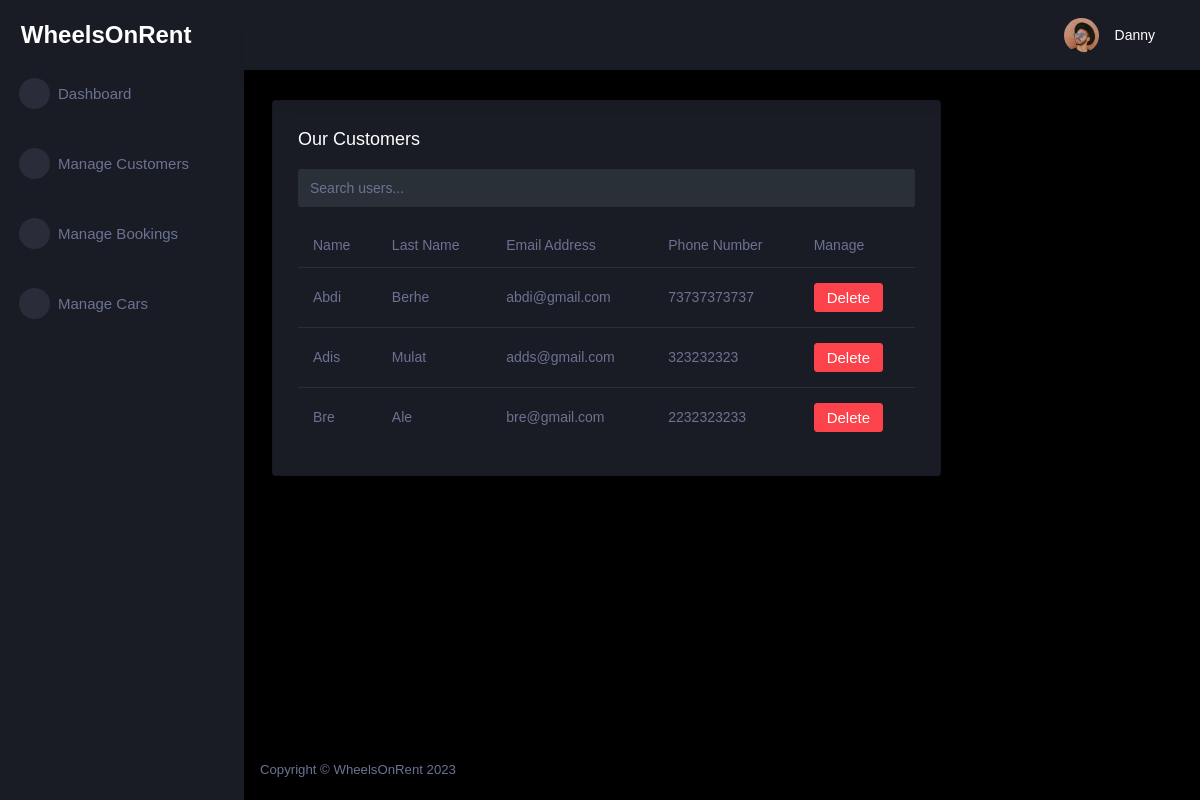
The page /customer/ (signed in) on the database as committed earlier.
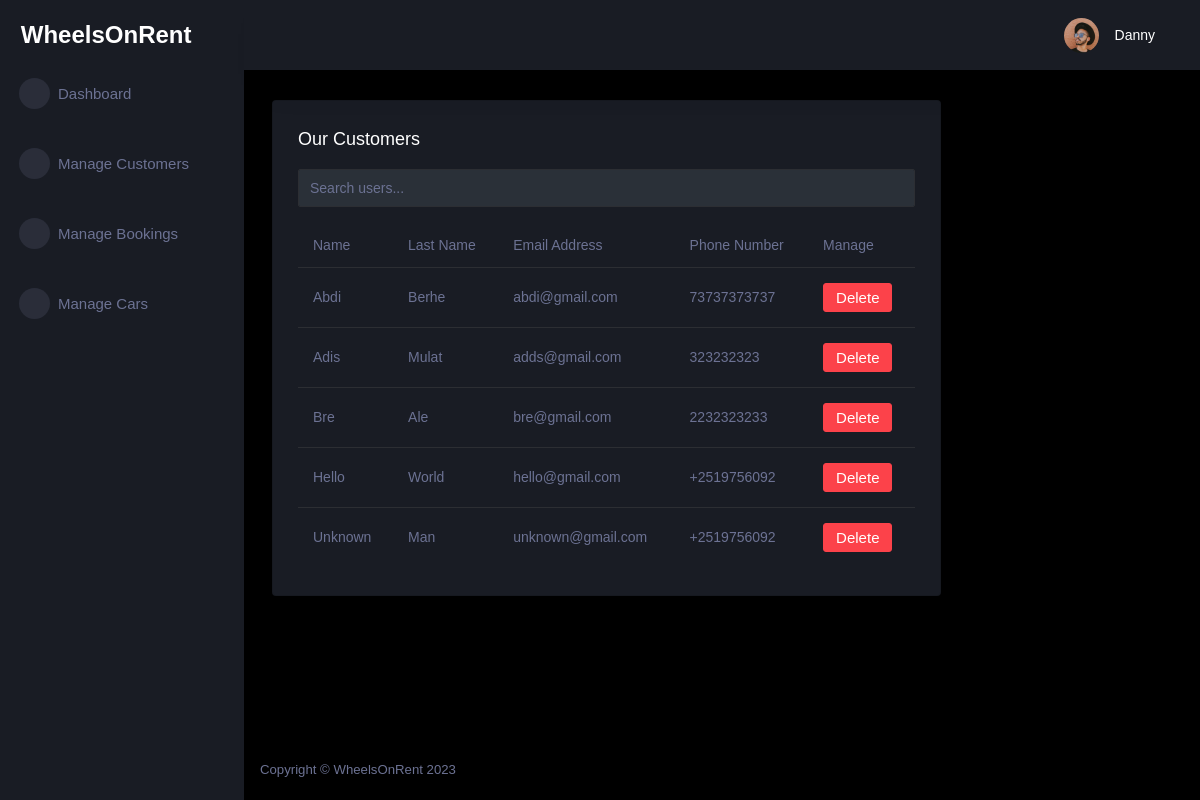
The same page on the database as committed later.
### tables this page shows
CREATE TABLE customer (
  id INTEGER PRIMARY KEY AUTOINCREMENT,
  name TEXT NOT NULL,
  last_name TEXT NOT NULL,
  phone_number TEXT NOT NULL,
  email TEXT NOT NULL,
  password TEXT NOT NULL,
  role TEXT INTEGER DEFAULT 0
);

### car_app/customer.py (the view)
@bp.route('/')
@login_required
def index():
    db = get_db()
    customers = db.execute(
        'SELECT id, name, last_name, email, phone_number'
        ' FROM customer'
        ' WHERE role = 0'
        ' ORDER BY name ASC'
    ).fetchall()
    return render_template('admin/customer_index.html', customers=customers)

### car_app/customer.py (called while the page is built)
@bp.before_app_request
def load_logged_in_customer():
    customer_id = session.get('customer_id')
    if customer_id is None:
        g.customer = None
    else:
        g.customer = get_db().execute(
            'SELECT * FROM customer WHERE id = ?', (customer_id,)
        ).fetchone()

@bp.after_request
def add_header(response):
    response.headers['Cache-Control'] = 'no-store, no-cache, must-revalidate, max-age=0'
    response.headers['Pragma'] = 'no-cache'
    response.headers['Expires'] = '0'
    return response

def login_required(view):
    @functools.wraps(view)
    def wrapped_view(**kwargs):
        if g.customer is None:
            return redirect(url_for('customer.login'))
        return view(**kwargs)
    return wrapped_view

### car_app/db.py (called while the page is built)
def get_db():
    if 'db' not in g:
        g.db = sqlite3.connect(
            current_app.config['DATABASE'],
            detect_types=sqlite3.PARSE_DECLTYPES
        )
        g.db.row_factory = sqlite3.Row
    return g.db

### car_app/templates/admin/customer_index.html (shortened to what this page needs)
{% extends 'admin/admin_base.html' %}
{% block content %}
<div class="content-wrapper">
<div class="row">
  <div class="col-lg-9 grid-margin stretch-card">
    <div class="card">
      <div class="card-body">
        <h4 class="card-title">Our Customers</h4>
        <div class="mb-3">
          <input type="text" id="searchInput" class="form-control" placeholder="Search users...">
        </div>
        <div class="table-responsive">
          <table class="table">
            <thead>
              <tr>
                <th>Name</th>
                <th>Last Name</th>
                <th>Email Address</th>
                <th>Phone Number</th>
                <th>Manage</th>
              </tr>
            </thead>
            <tbody>
              {% for customer in customers %}
              <tr>
                <td>{{ customer.name }}</td>
                <td>{{ customer.last_name }}</td>
                <td>{{ customer.email }}</td>
                <td>{{ customer.phone_number }}</td>
            <td><form action="{{ url_for('customer.delete', id=customer['id']) }}" method="post"><input class="btn btn-danger" type="submit" value="Delete" onclick="return confirm('Are you sure?')">
              </form></td>
              </tr>
            {% endfor %}
            </tbody>
          </table>
        </div>
      </div>
    </div>
  </div>
</div>
</div>
{% endblock %}

### car_app/templates/admin/admin_base.html (shortened to what this page needs)
<!DOCTYPE html>
<html lang="en">
<head>
    <link rel="stylesheet" href="https://cdn.jsdelivr.net/npm/bootstrap@4.0.0/dist/css/bootstrap.min.css">
    <link rel="stylesheet" href="{{ url_for('static', filename='assets/admin/assets/vendors/mdi/css/materialdesignicons.min.css')}}">
    <link rel="stylesheet" href="{{ url_for('static', filename='assets/admin/assets/vendors/css/vendor.bundle.base.css')}}">
    <link rel="stylesheet" href="{{ url_for('static', filename='assets/admin/assets/vendors/jvectormap/jquery-jvectormap.css')}}">
    <link rel="stylesheet" href="{{ url_for('static', filename='assets/admin/assets/vendors/flag-icon-css/css/flag-icon.min.css')}}">
    <link rel="stylesheet" href="{{ url_for('static', filename='assets/admin/assets/vendors/owl-carousel-2/owl.carousel.min.css')}}">
    <link rel="stylesheet" href="{{ url_for('static', filename='assets/admin/assets/vendors/owl-carousel-2/owl.theme.default.min.css')}}">
    <link rel="stylesheet" href="{{ url_for('static', filename='assets/admin/assets/css/style.css')}}">
</head>
<body>
    <div class="container-scroller">
        <nav class="sidebar sidebar-offcanvas" id="sidebar">
            <div class="sidebar-brand-wrapper d-none d-lg-flex align-items-center justify-content-center fixed-top">
                <a class="sidebar-brand brand-logo" href="{{ url_for('customer.admin_dashboard') }}" style="text-decoration: none; color: white; font-size: 24px; font-weight: bold; font-family: Verdana, Geneva, Tahoma, sans-serif;">WheelsOnRent</a>
            </div>
            <ul class="nav">
                <li class="nav-item menu-items">
                    <a class="nav-link" href="{{ url_for('customer.admin_dashboard') }}">
                        <span class="menu-icon">
                <i class="mdi mdi-speedometer"></i>
              </span>
                        <span class="menu-title">Dashboard</span>
                    </a>
                </li>
                <br>
                <li class="nav-item menu-items">
                    <a class="nav-link" href="{{ url_for('customer.index') }}">
                        <span class="menu-icon">
                <i class="mdi mdi-playlist-play"></i>
              </span>
                        <span class="menu-title">Manage Customers</span>
                    </a>
                </li>
                <br>
                <li class="nav-item menu-items">
                    <a class="nav-link" href="{{ url_for('booking.index') }}">
                        <span class="menu-icon">
                <i class="mdi mdi-table-large"></i>
              </span>
                        <span class="menu-title">Manage Bookings</span>
                    </a>
                </li>
                <br>
                <li class="nav-item menu-items">
                    <a class="nav-link" href="{{ url_for('car.admin_mode') }}">
                        <span class="menu-icon">
                <i class="mdi mdi-car"></i>
              </span>
                        <span class="menu-title">Manage Cars</span>
                    </a>
                </li>
            </ul>
        </nav>
        <div class="container-fluid page-body-wrapper">
            <nav class="navbar p-0 fixed-top d-flex flex-row">
                <div class="navbar-menu-wrapper flex-grow d-flex align-items-stretch">
                    <button class="navbar-toggler navbar-toggler align-self-center" type="button" data-toggle="minimize">
              <span class="mdi mdi-menu"></span>
            </button>
                    <ul class="navbar-nav navbar-nav-right">
                        <li class="nav-item nav-settings d-none d-lg-block">
                            <a class="nav-link" href="#">
                                <i class="mdi mdi-view-grid"></i>
                            </a>
                        </li>
                        <li class="nav-item dropdown">
                            <a class="nav-link" id="profileDropdown" href="#" data-toggle="dropdown">
                                <div class="navbar-profile">
                                    <img class="img-xs rounded-circle" src="{{ url_for('static', filename='assets/admin/assets/images/faces/face15.jpg')}}" alt="">
                                    <p class="mb-0 d-none d-sm-block navbar-profile-name">{{ g.customer['name'] }}</p>
                                    <i class="mdi mdi-menu-down d-none d-sm-block"></i>
                                </div>
                            </a>
                        </li>
                    </ul>
                </div>
            </nav>
            <div class="main-panel">
                {% block content %}{% endblock %}
                <footer class="footer">
                    <div class="d-sm-flex justify-content-center justify-content-sm-between">
                        <span class="text-muted d-block text-center text-sm-left d-sm-inline-block">Copyright © WheelsOnRent 2023</span>
                    </div>
                </footer>
            </div>
        </div>
    </div>
</body>
</html>

Rows that differ between the two databases and show on the page:
added customer: name "Hello", last_name "World", email "hello@gmail.com", phone_number "+2519756092"
added customer: name "Unknown", last_name "Man", email "unknown@gmail.com", phone_number "+2519756092"
